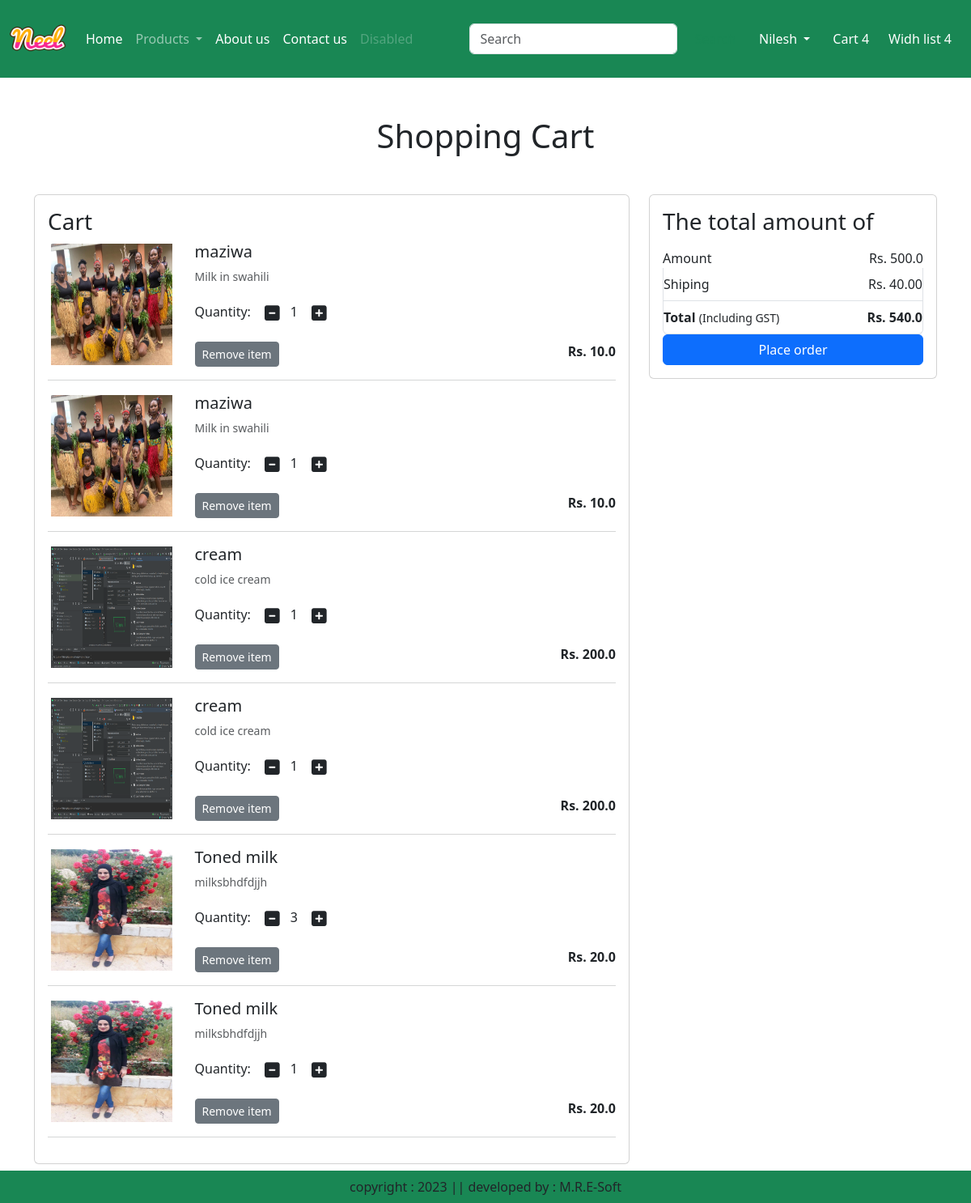
The page /cart/ (signed in) on the database as committed earlier.
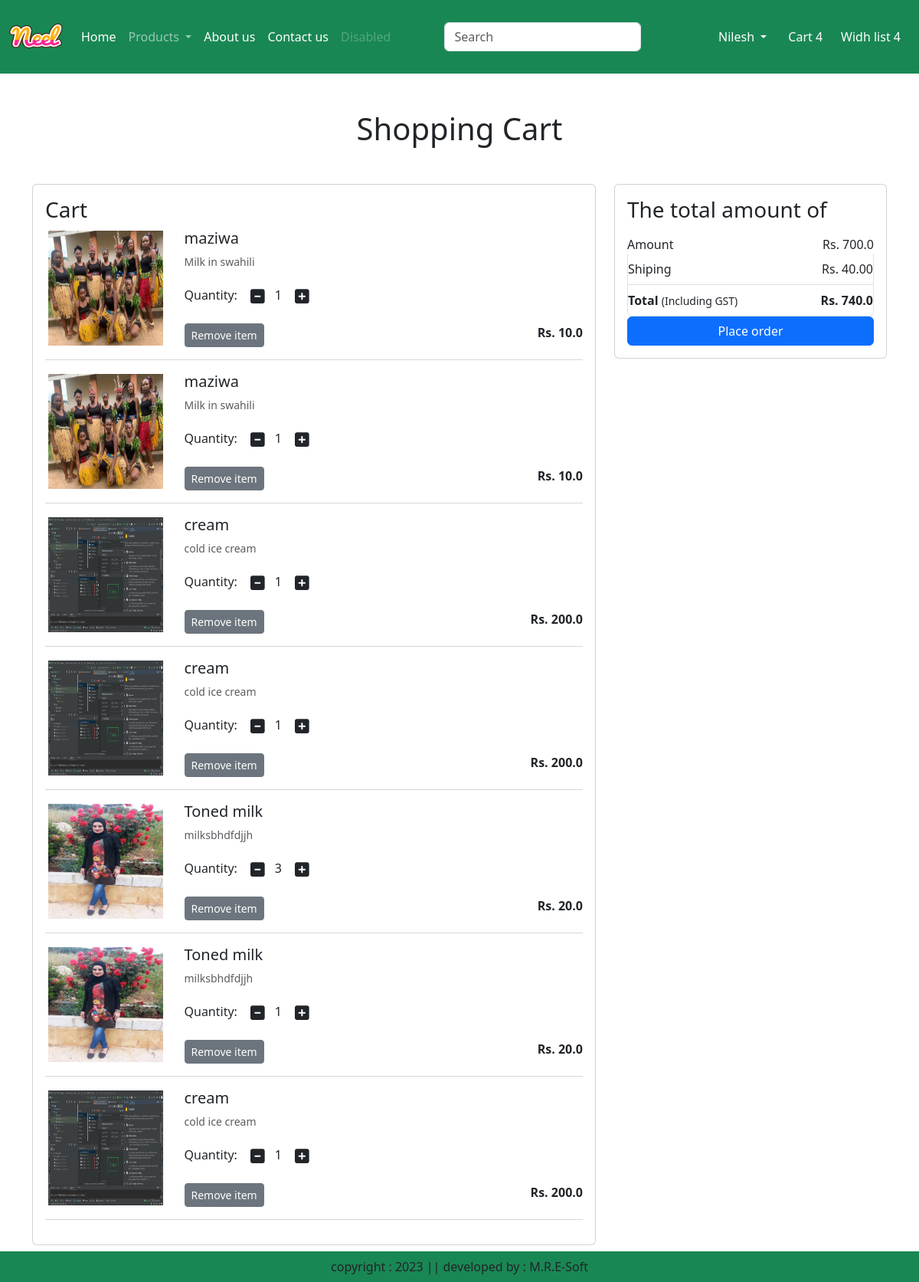
The same page on the database as committed later.
### app/models.py (models this page shows, shortened)
class Cart(models.Model):
    user = models.ForeignKey(User,on_delete=models.CASCADE)
    product = models.ForeignKey(Product, on_delete=models.CASCADE)
    quantity = models.PositiveIntegerField(default=1)

class Product(models.Model):
    title = models.CharField(max_length=100)
    selling_price = models.FloatField()
    discounted_price = models.FloatField()
    description = models.TextField()
    composition = models.TextField(default='')
    prodapp = models.TextField(default='')
    category = models.CharField(choices=CATEGORY_CHOICES, max_length=2)
    product_image = models.ImageField(upload_to='product')

### app/views.py (the view)
# urls.py: path('cart/', views.show_cart, name="showcart"),
def show_cart(request):
    user = request.user
    cart = Cart.objects.filter(user=user)
    amount = 0
    for p in cart:
        value = p.quantity * p.product.discounted_price
        amount = amount + value
    totalamount = amount + 40
    return render(request, 'app/addtocart.html', locals())

### app/templates/app/addtocart.html (shortened to what this page needs)
{% extends 'app/base.html' %}
{% load static %}
{% block main-content %}
<div class="container my-5">
    <div class="row">
        {% if cart %}
        <h1 class="text-center mb-5">Shopping Cart</h1>
        <div class="col-sm-8">
            <div class="card">
                <div class="card-body">
                    <h3>Cart</h3>
                    {% for item in cart %}
                    <div class="row">
                        <div class="col-sm-3 text-center align-self-center">
                            <img src="{{ item.product.product_image.url }}" alt="" srcset="" clas="img-fluid img-thumbnail shadow-sm" height="150" width="150"></div>
                            <div class="col-sm-9">
                                <div>
                                <h5> {{item.product.title}} </h5>
                                    <p class="mb-2 text-muted small">{{item.product.description}}</p>
                                    <div class="my-3">
                                        <label for="quantity"> Quantity: </label>
                                        <a class="minus-cart btn" pid={{item.product.id}}><i class="fa fa-minus-square fa-lg"></i></a><span id="quantity">{{item.quantity}}</span>
                                        <a class="plus-cart btn" pid={{item.product.id}}><i class="fa fa-plus-square fa-lg"></i></a>
                                    </div>
                                        <div class="d-flex justify-content-between">
                                        <a href="#" class="remove-cart btn btn-sm btn-secondary mr-3" pid={{item.product.id}}>Remove item</a>
                                    <p class="mb-0"><span><strong>Rs. {{item.product.discounted_price}}</strong></span></p>
                                    </div>
                                </div>
                            </div>
                        </div>
                        <hr class="text-muted">
                        {% endfor %}
                    </div>
                </div>
            </div>
<div class="col-sm-4">
    <div class="card">
        <div class="card-body">
            <h3>The total amount of </h3>
            <ul class="list-group">
                <li class="list-group-item d-flex justify-content-between align-items-center border-0 px-0 pb-0"> Amount <span id="amount"> Rs. {{amount}}</span></li>
                <li class="list-group-item d-flex justify-content-between align-items-center px-0"> Shiping <span> Rs. 40.00</span></li>
                <li class="list-group-item d-flex justify-content-between align-items-center px-0">
                    <div>
                        <strong>Total</strong> <small>(Including GST)</small>
                    </div>
                    <span id="totalamount"><strong> Rs. {{totalamount}}</strong></span>
                </li>
            </ul>
            <div class="d-grid"><a href="{% url 'checkout'%}" class="btn btn-primary">Place order </a></div>
        </div>
    </div>
    {% else %}
        <h1 class="text-center mb-5"> Cart is empty</h1>
    {% endif %}
</div>
</div>
{% endblock main-content %}

### app/templates/app/base.html (shortened to what this page needs)
{% load static %}
<!DOCTYPE html>
    <head>
        <link href="https://cdn.jsdelivr.net/npm/bootstrap@5.3.0-alpha1/dist/css/bootstrap.min.css" rel="stylesheet">
        <link rel="stylesheet" href="">
        <link rel="stylesheet" href="{% static 'app/css/owl.carousel.min.css' %}"/>
        <link rel="stylesheet" href="{% static 'app/css/all.min.css' %}"/>
        <link rel="stylesheet" href="{% static 'app/css/style.css' %}"/>
    </head>
    <body>
        <nav class="navbar navbar-expand-lg navbar-dark bg-success">
            <div class="container-fluid">
              <a class="navbar-brand" href="#">
                <img src="{% static "app/images/Neel.png" %}" width="70" height="70"/>
              </a>
              <div class="collapse navbar-collapse" id="navbarSupportedContent">
                <ul class="navbar-nav me-auto mb-2 mb-lg-0">
                  {% if request.user.is_authenticated %}
                  <li class="nav-item">
                    <a class="nav-link active" aria-current="page" href="/">Home</a>
                  </li>
                  <li class="nav-item dropdown">
                    <a class="nav-link dropdown-toggle" href="#" role="button" data-bs-toggle="dropdown" aria-expanded="false">
                      Products
                    </a>
                  </li>
                  <li class="nav-item">
                    <a class="nav-link text-white" href="{% url 'about' %}">About us</a>
                  </li>
                  <li class="nav-item">
                    <a class="nav-link text-white" href="{% url 'contact' %}">Contact us</a>
                  </li>
                  <li class="nav-item">
                    <a class="nav-link disabled">Disabled</a>
                  </li>
                </ul>
                <form class="d-flex" role="search">
                  <input class="form-control me-2" type="search" placeholder="Search" aria-label="Search">
                  <button class="btn btn-outline-success" type="submit">Search</button>
                </form>
              </div>
              <ul class="navbar-nav me auto mb-2 mb-lg-0">
                <li class="nav-item dropdown mx-2">
                  <a class="nav-link dropdown-toggle text-white" href="#" id="profileDropdown" role="button" data-bs-toggle="dropdown" aria-expanded="false"> Nilesh
                  </a>
               </li>
                   <li class="nav-item mx-1">
                    <a href="#" class="nav-link text-white">Cart 4</a>
                   </li>
                   <li class="nav-item mx-1">
                    <a href="#" class="nav-link text-white">Widh list 4</a>
                   </li>
                   {% endif %}
              </ul>
            </div>
           </nav>
         {% block main-content %} {% endblock main-content %}
         <footer class="containner-fluid fixed-bottom bg-success text-center p-2 mt-5">
            copyright : 2023 || developed by : M.R.E-Soft
    </body>
</html>

Rows that differ between the two databases and show on the page:
added Cart: product.product_image (picture), product "cream", product.description "cold ice cream", quantity "1", product.discounted_price "200.0"
Other text that changed with them:
{{ amount }}: "500.0" → "700.0"
{{ totalamount }}: "540.0" → "740.0"
